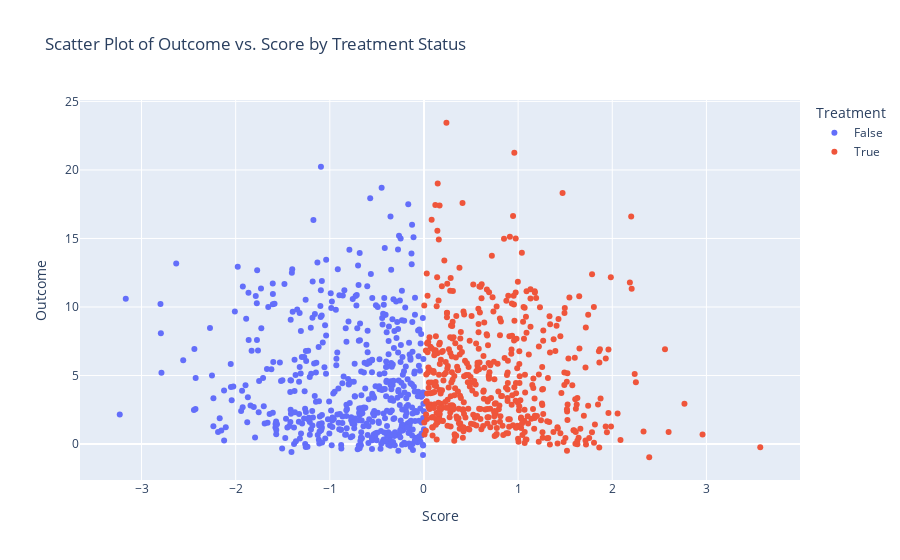

Notebook source saved alongside this figure:
### Markdown cell above
Comparing the observed outcomes, we can clearly see a discontinuity at the cutoff value of $c = 0$.

### Code cell
fig = px.scatter(
    x=df['score'],
    y=df['y'],
    color=df['d'].astype(bool),
    labels={
        "x": "Score",   
        "y": "Outcome",
        "color": "Treatment"
    },
    title="Scatter Plot of Outcome vs. Score by Treatment Status"
)

fig.update_layout(
    xaxis_title="Score",
    yaxis_title="Outcome"
)
fig.show()

### Figure 1 — Plotly figure (JSON) as saved in the notebook; plotly's stock layout.template omitted (floating-point values rounded to 4 significant figures; data arrays with more than 128 entries replaced by an {"elided": "..."} marker saying what was removed)
{"data": [{"hovertemplate": "Treatment=False<br>Score=%{x}<br>Outcome=%{y}<extra></extra>", "legendgroup": "False", "marker": {"color": "#636efa", "symbol": "circle"}, "mode": "markers", "name": "False", "orientation": "v", "showlegend": true, "type": "scatter", "x": {"elided": "520 float values"}, "xaxis": "x", "y": {"elided": "520 float values"}, "yaxis": "y"}, {"hovertemplate": "Treatment=True<br>Score=%{x}<br>Outcome=%{y}<extra></extra>", "legendgroup": "True", "marker": {"color": "#EF553B", "symbol": "circle"}, "mode": "markers", "name": "True", "orientation": "v", "showlegend": true, "type": "scatter", "x": {"elided": "480 float values"}, "xaxis": "x", "y": {"elided": "480 float values"}, "yaxis": "y"}], "layout": {"legend": {"title": {"text": "Treatment"}, "tracegroupgap": 0}, "title": {"text": "Scatter Plot of Outcome vs. Score by Treatment Status"}, "xaxis": {"anchor": "y", "domain": [0, 1], "title": {"text": "Score"}}, "yaxis": {"anchor": "x", "domain": [0, 1], "title": {"text": "Outcome"}}}}
